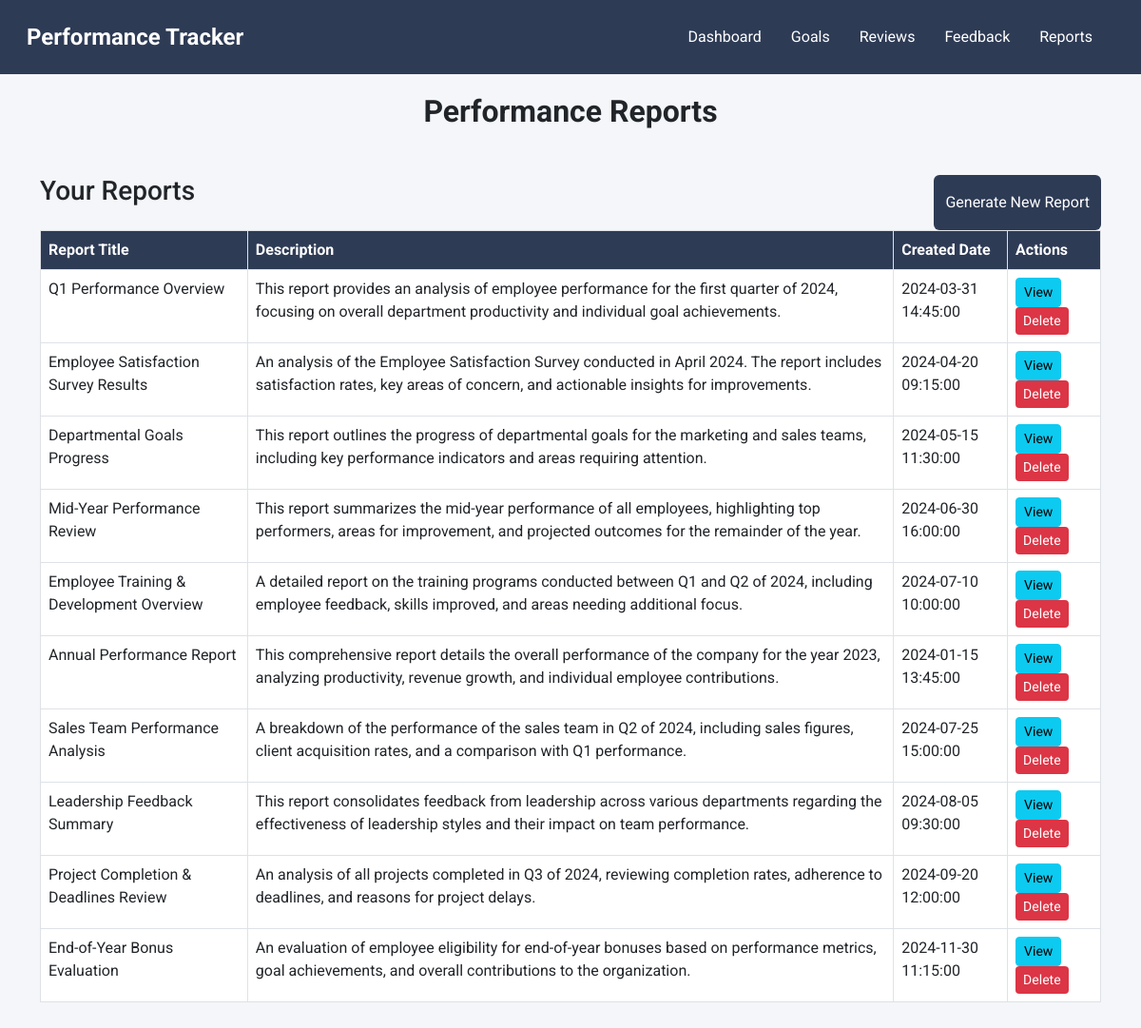
The app's page /performance_reports.php with its own data.
### tables this page shows
CREATE TABLE IF NOT EXISTS reports (
    id INT AUTO_INCREMENT PRIMARY KEY,
    title VARCHAR(255) NOT NULL,
    description TEXT,
    created_at TIMESTAMP DEFAULT CURRENT_TIMESTAMP
);

### src/controllers/ReportController.php (called while the page is built, shortened)
<?php
require_once '../config/database.php';
class ReportController {
    private $db;
    public function __construct() {
        $database = new Database();
        $this->db = $database->getConnection();
    }
    public function listReports() {
        $query = "SELECT * FROM reports";
        $stmt = $this->db->prepare($query);
        $stmt->execute();
        return $stmt->fetchAll(PDO::FETCH_ASSOC);
    }
}
?>

### config/database.php (called while the page is built, shortened)
<?php
class Database {
    private $host = "localhost";
    private $db_name = "performance_tracker";
    private $username = "root";
    private $password = "";
    public function getConnection() {
        $this->conn = null;
        try {
            $this->conn = new PDO("mysql:host=" . $this->host . ";dbname=" . $this->db_name, $this->username, $this->password);
            $this->conn->setAttribute(PDO::ATTR_ERRMODE, PDO::ERRMODE_EXCEPTION);
        } catch (PDOException $exception) {
            echo "Connection error: " . $exception->getMessage();
        }
        return $this->conn;
    }
}
?>

### public/performance_reports.php (the view, shortened to what this page needs)
<?php
require_once '../src/controllers/ReportController.php';
$reportController = new ReportController();
$reports = $reportController->listReports();
?>
<!DOCTYPE html>
<html lang="en">
<head>
    <link href="https://cdn.jsdelivr.net/npm/bootstrap@5.3.0-alpha1/dist/css/bootstrap.min.css" rel="stylesheet">
</head>
<body>
    <nav class="navbar navbar-expand-lg navbar-dark">
        <div class="container-fluid">
            <a class="navbar-brand" href="index.php">Performance Tracker</a>
            <div class="collapse navbar-collapse justify-content-end" id="navbarNav">
                <ul class="navbar-nav">
                    <li class="nav-item">
                        <a class="nav-link" href="index.php">Dashboard</a>
                    </li>
                    <li class="nav-item">
                        <a class="nav-link" href="goal_management.php">Goals</a>
                    </li>
                    <li class="nav-item">
                        <a class="nav-link" href="review_management.php">Reviews</a>
                    </li>
                    <li class="nav-item">
                        <a class="nav-link" href="feedback_hub.php">Feedback</a>
                    </li>
                    <li class="nav-item">
                        <a class="nav-link active" href="performance_reports.php">Reports</a>
                    </li>
                </ul>
            </div>
        </div>
    </nav>
    <h2 class="page-title">Performance Reports</h2>
    <section class="container my-5">
        <div class="d-flex justify-content-between">
            <h3 class="mb-4">Your Reports</h3>
            <button class="btn btn-primary" data-bs-toggle="modal" data-bs-target="#addReportModal">Generate New Report</button>
        </div>
        <table class="table table-hover table-bordered">
            <thead>
                <tr>
                    <th>Report Title</th>
                    <th>Description</th>
                    <th>Created Date</th>
                    <th>Actions</th>
                </tr>
            </thead>
            <tbody>
                <?php foreach ($reports as $report): ?>
                    <tr>
                        <td><?= $report['title'] ?></td>
                        <td><?= $report['description'] ?></td>
                        <td><?= $report['created_at'] ?></td>
                        <td>
                            <a href="view_report.php?id=<?= $report['id'] ?>" class="btn btn-info btn-sm">View</a>
                            <form action="../src/controllers/ReportController.php" method="POST" style="display:inline;">
                                <button type="submit" class="btn btn-danger btn-sm">Delete</button>
                            </form>
                        </td>
                    </tr>
                <?php endforeach; ?>
            </tbody>
        </table>
    </section>
</body>
</html>

### public/performance_reports.php (style rules this page uses)
body { font-family: 'Roboto', sans-serif; background-color: #f4f6f9; margin: 0; padding: 0; }
.navbar { background-color: #2e3b55; padding: 1rem; }
.navbar-brand { font-size: 1.5rem; font-weight: 700; color: #fff; }
.navbar-nav .nav-link { color: #fff; font-size: 1rem; margin-right: 15px; }
.page-title { margin-top: 20px; text-align: center; font-size: 2rem; font-weight: 700; }
.table thead th { background-color: #2e3b55; color: white; }
.btn-primary { background-color: #2e3b55; border: none; }
.btn-danger { background-color: #dc3545; border: none; }

### records on screen
reports: title "Q1 Performance Overview", description "This report provides an analysis of employee performance for the first quarter of 2024, focusing on overall department productivity and individual goal achievements.", created_at "2024-03-31 14:45:00"
reports: title "Employee Satisfaction Survey Results", description "An analysis of the Employee Satisfaction Survey conducted in April 2024. The report includes satisfaction rates, key areas of concern, and actionable insights for improvements.", created_at "2024-04-20 09:15:00"
reports: title "Departmental Goals Progress", description "This report outlines the progress of departmental goals for the marketing and sales teams, including key performance indicators and areas requiring attention.", created_at "2024-05-15 11:30:00"
reports: title "Mid-Year Performance Review", description "This report summarizes the mid-year performance of all employees, highlighting top performers, areas for improvement, and projected outcomes for the remainder of the year.", created_at "2024-06-30 16:00:00"
reports: title "Employee Training & Development Overview", description "A detailed report on the training programs conducted between Q1 and Q2 of 2024, including employee feedback, skills improved, and areas needing additional focus.", created_at "2024-07-10 10:00:00"
reports: title "Annual Performance Report", description "This comprehensive report details the overall performance of the company for the year 2023, analyzing productivity, revenue growth, and individual employee contributions.", created_at "2024-01-15 13:45:00"
reports: title "Sales Team Performance Analysis", description "A breakdown of the performance of the sales team in Q2 of 2024, including sales figures, client acquisition rates, and a comparison with Q1 performance.", created_at "2024-07-25 15:00:00"
reports: title "Leadership Feedback Summary", description "This report consolidates feedback from leadership across various departments regarding the effectiveness of leadership styles and their impact on team performance.", created_at "2024-08-05 09:30:00"
reports: title "Project Completion & Deadlines Review", description "An analysis of all projects completed in Q3 of 2024, reviewing completion rates, adherence to deadlines, and reasons for project delays.", created_at "2024-09-20 12:00:00"
reports: title "End-of-Year Bonus Evaluation", description "An evaluation of employee eligibility for end-of-year bonuses based on performance metrics, goal achievements, and overall contributions to the organization.", created_at "2024-11-30 11:15:00"
